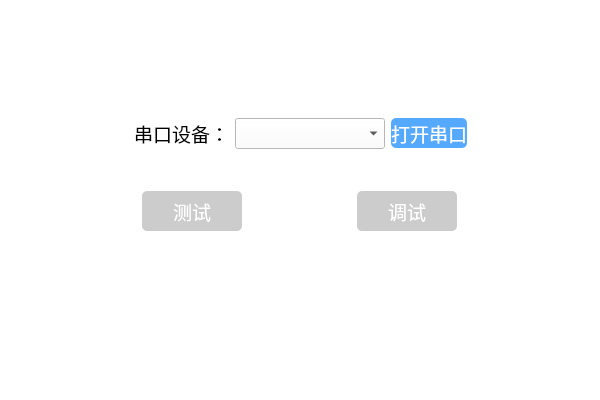
<?xml version="1.0" encoding="UTF-8"?>
<ui version="4.0">
 <class>DetectionSystemClass</class>
 <widget class="QMainWindow" name="DetectionSystemClass">
  <property name="geometry">
   <rect>
    <x>0</x>
    <y>0</y>
    <width>600</width>
    <height>400</height>
   </rect>
  </property>
  <property name="windowTitle">
   <string>DetectionSystem</string>
  </property>
  <widget class="QWidget" name="centralWidget">
   <property name="styleSheet">
    <string notr="true">background-color: rgb(255, 255, 255);</string>
   </property>
   <layout class="QVBoxLayout" name="verticalLayout">
    <property name="spacing">
     <number>20</number>
    </property>
    <item>
     <widget class="QWidget" name="widget_3" native="true">
      <layout class="QVBoxLayout" name="verticalLayout_2">
       <property name="spacing">
        <number>20</number>
       </property>
       <item>
        <spacer name="verticalSpacer">
         <property name="orientation">
          <enum>Qt::Vertical</enum>
         </property>
         <property name="sizeHint" stdset="0">
          <size>
           <width>20</width>
           <height>96</height>
          </size>
         </property>
        </spacer>
       </item>
       <item>
        <widget class="QWidget" name="widget" native="true">
         <property name="enabled">
          <bool>true</bool>
         </property>
         <layout class="QHBoxLayout" name="horizontalLayout_2">
          <item>
           <spacer name="horizontalSpacer">
            <property name="orientation">
             <enum>Qt::Horizontal</enum>
            </property>
            <property name="sizeHint" stdset="0">
             <size>
              <width>40</width>
              <height>20</height>
             </size>
            </property>
           </spacer>
          </item>
          <item>
           <widget class="QLabel" name="label">
            <property name="font">
             <font>
              <family>微软雅黑</family>
              <pointsize>14</pointsize>
             </font>
            </property>
            <property name="text">
             <string>串口设备：</string>
            </property>
           </widget>
          </item>
          <item>
           <widget class="QComboBox" name="comboPort">
            <property name="minimumSize">
             <size>
              <width>150</width>
              <height>0</height>
             </size>
            </property>
            <property name="font">
             <font>
              <family>微软雅黑</family>
              <pointsize>12</pointsize>
             </font>
            </property>
           </widget>
          </item>
          <item>
           <widget class="QPushButton" name="btnOpenSerial">
            <property name="minimumSize">
             <size>
              <width>0</width>
              <height>30</height>
             </size>
            </property>
            <property name="maximumSize">
             <size>
              <width>100</width>
              <height>30</height>
             </size>
            </property>
            <property name="font">
             <font>
              <family>微软雅黑</family>
              <pointsize>14</pointsize>
             </font>
            </property>
            <property name="cursor">
             <cursorShape>PointingHandCursor</cursorShape>
            </property>
            <property name="styleSheet">
             <string notr="true">border-radius:5px;
color: rgb(255, 255, 255);
background-color: rgb(85, 170, 255);</string>
            </property>
            <property name="text">
             <string>打开串口</string>
            </property>
           </widget>
          </item>
          <item>
           <spacer name="horizontalSpacer_2">
            <property name="orientation">
             <enum>Qt::Horizontal</enum>
            </property>
            <property name="sizeHint" stdset="0">
             <size>
              <width>40</width>
              <height>20</height>
             </size>
            </property>
           </spacer>
          </item>
         </layout>
        </widget>
       </item>
       <item>
        <widget class="QWidget" name="widget_2" native="true">
         <layout class="QHBoxLayout" name="horizontalLayout">
          <item>
           <widget class="QPushButton" name="btnTest">
            <property name="enabled">
             <bool>false</bool>
            </property>
            <property name="minimumSize">
             <size>
              <width>0</width>
              <height>40</height>
             </size>
            </property>
            <property name="maximumSize">
             <size>
              <width>100</width>
              <height>16777215</height>
             </size>
            </property>
            <property name="font">
             <font>
              <family>微软雅黑</family>
              <pointsize>14</pointsize>
             </font>
            </property>
            <property name="cursor">
             <cursorShape>PointingHandCursor</cursorShape>
            </property>
            <property name="styleSheet">
             <string notr="true">




QPushButton {
    background-color: rgb(85, 170, 255);
    border-radius:5px;
 	color: rgb(255, 255, 255);
}

QPushButton:disabled {
    background-color: #CCCCCC; /* 置灰颜色 */
    border-radius:5px;
 	color: rgb(255, 255, 255);
}</string>
            </property>
            <property name="text">
             <string>测试</string>
            </property>
           </widget>
          </item>
          <item>
           <widget class="QPushButton" name="btnDebug">
            <property name="enabled">
             <bool>false</bool>
            </property>
            <property name="minimumSize">
             <size>
              <width>0</width>
              <height>40</height>
             </size>
            </property>
            <property name="maximumSize">
             <size>
              <width>100</width>
              <height>16777215</height>
             </size>
            </property>
            <property name="font">
             <font>
              <family>微软雅黑</family>
              <pointsize>14</pointsize>
             </font>
            </property>
            <property name="cursor">
             <cursorShape>PointingHandCursor</cursorShape>
            </property>
            <property name="styleSheet">
             <string notr="true">




QPushButton {
    background-color: rgb(85, 170, 255);
    border-radius:5px;
 	color: rgb(255, 255, 255);
}

QPushButton:disabled {
    background-color: #CCCCCC; /* 置灰颜色 */
    border-radius:5px;
 	color: rgb(255, 255, 255);
}</string>
            </property>
            <property name="text">
             <string>调试</string>
            </property>
           </widget>
          </item>
         </layout>
        </widget>
       </item>
       <item>
        <spacer name="verticalSpacer_2">
         <property name="orientation">
          <enum>Qt::Vertical</enum>
         </property>
         <property name="sizeHint" stdset="0">
          <size>
           <width>20</width>
           <height>96</height>
          </size>
         </property>
        </spacer>
       </item>
       <item>
        <widget class="QWidget" name="widget_4" native="true">
         <property name="minimumSize">
          <size>
           <width>0</width>
           <height>30</height>
          </size>
         </property>
         <layout class="QHBoxLayout" name="horizontalLayout_3">
          <property name="leftMargin">
           <number>0</number>
          </property>
          <property name="topMargin">
           <number>0</number>
          </property>
          <property name="rightMargin">
           <number>0</number>
          </property>
          <property name="bottomMargin">
           <number>0</number>
          </property>
          <item>
           <widget class="QLabel" name="label_tip">
            <property name="font">
             <font>
              <family>微软雅黑</family>
              <pointsize>12</pointsize>
             </font>
            </property>
            <property name="text">
             <string/>
            </property>
            <property name="alignment">
             <set>Qt::AlignCenter</set>
            </property>
           </widget>
          </item>
          <item>
           <widget class="QLabel" name="label_tipHeart">
            <property name="font">
             <font>
              <family>微软雅黑</family>
              <pointsize>12</pointsize>
             </font>
            </property>
            <property name="text">
             <string/>
            </property>
            <property name="alignment">
             <set>Qt::AlignCenter</set>
            </property>
           </widget>
          </item>
         </layout>
        </widget>
       </item>
      </layout>
     </widget>
    </item>
   </layout>
  </widget>
 </widget>
 <layoutdefault spacing="6" margin="11"/>
 <resources>
  <include location="DetectionSystem.qrc"/>
 </resources>
 <connections/>
</ui>
